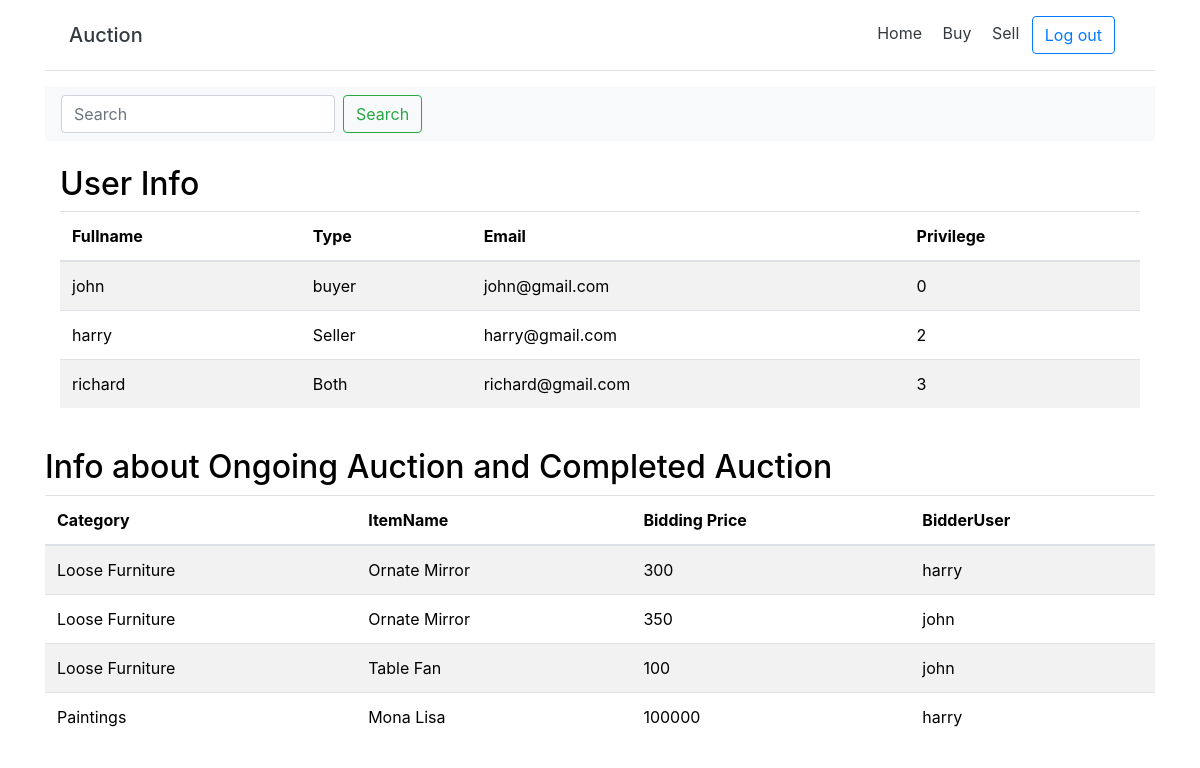
Screenshot of /admin_home.php (signed in) with the database file from the repository.
### tables this page shows
CREATE TABLE `user` (
`user_id` int(11) NOT NULL,
  `privilege` int(11) NOT NULL,
  `user_type` int(11) NOT NULL,
  `Fullname` varchar(100) NOT NULL,
  `Email` varchar(100) NOT NULL,
  `Password` varchar(45) NOT NULL
);

### admin_home.php (the view, shortened to what this page needs)
<!DOCTYPE html>
<html>
<head>
  <?php include ('template/include_files.php');?>
  <?php include ('connection.php');
  ?>
</head>
<body>
  <div class="container">
<?php include ('template/navbar.php');?>
    <nav class="navbar navbar-light bg-light">
      <form class="form-inline">
        <input id="searched_item_input" class="form-control mr-sm-2" type="search" placeholder="Search" aria-label="Search">
        <button type="button" onclick="searchItems('','')" class="btn btn-outline-success my-2 my-sm-0">Search</button>
      </form>
    </nav>
    <br>
   <div class="container">
  <h2>User Info</h2>
  <table class="table table-striped">
    <thead>
      <tr>
        <th>Fullname</th>
        <th>Type</th>
        <th>Email</th>
        <th>Privilege</th>
      </tr>
    </thead>
    <tbody>
      <tr>
         <?php
           $query="SELECT Fullname, user_type,Email, privilege FROM `user`";
           $result=mysqli_query($connection,$query);
           if(mysqli_num_rows($result)>0)
           {
            while($row= mysqli_fetch_assoc($result)){
              if($row["user_type"]=="1")
              echo "<td>" . $row["Fullname"]. "</td><td>"."buyer". "</td><td> ". $row["Email"]. "</td><td>".$row["privilege"]."</td></tr>";
              else if($row["user_type"]=="2")
                 echo "<td>" . $row["Fullname"]. "</td><td>"."Seller". "</td><td> ". $row["Email"]. "</td><td>".$row["privilege"]."</td></tr>";
                else if($row["user_type"]=="3")
                 echo "<td>" . $row["Fullname"]. "</td><td>"."Both". "</td><td> ". $row["Email"]. "</td><td>".$row["privilege"]."</td></tr>";
           }
        }
           ?>
    </tbody>
  </table>
</div>
<br>
<h2>Info about Ongoing Auction and Completed Auction</h2>
  <table class="table table-striped">
    <thead>
      <tr>
        <th>Category</th>
        <th>ItemName</th>
        <th>Bidding Price</th>
        <th>BidderUser</th>
      </tr>
    </thead>
    <tbody>
      <tr>
         <?php
             $query1="SELECT  `Listed_Items_item_id`, `Buyer_Accounts_buyer_id`, `bid_price`,`item_description`,`item_category`,`Fullname` FROM `bids` INNER JOIN listed_items on listed_items.item_id=Listed_Items_item_id INNER JOIN user on user.user_id=Buyer_Accounts_buyer_id";
             $result=mysqli_query($connection,$query1);
             if(mysqli_num_rows($result)>0)
           {
            while($row= mysqli_fetch_assoc($result)){
                   echo "<td>" . $row["item_category"]. "</td><td>".$row["item_description"]. "</td><td> ". $row["bid_price"]. "</td><td>".$row["Fullname"]."</td></tr>";
            }
          }
           ?>
    </tbody>
  </table>
  <br>
</div>
</body>
</html>

### css/style.css (style rules this page uses)
body { background-color: #fff; color: #000; }

### rows the page displays
user: Fullname "john", Email "john@gmail.com", privilege "0"
user: Fullname "harry", Email "harry@gmail.com", privilege "2"
user: Fullname "richard", Email "richard@gmail.com", privilege "3"

### other values shown
$row["item_category"] "Loose Furniture"
$row["item_description"] "Ornate Mirror"
$row["bid_price"] "300"
$row["Fullname"] "harry"
$row["bid_price"] "350"
$row["Fullname"] "john"
$row["item_description"] "Table Fan"
$row["bid_price"] "100"
$row["item_category"] "Paintings"
$row["item_description"] "Mona Lisa"
$row["bid_price"] "100000"
